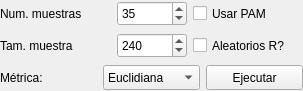
<?xml version="1.0" encoding="UTF-8"?>
<ui version="4.0">
 <class>CLARAForm</class>
 <widget class="QWidget" name="CLARAForm">
  <property name="geometry">
   <rect>
    <x>0</x>
    <y>0</y>
    <width>303</width>
    <height>91</height>
   </rect>
  </property>
  <property name="minimumSize">
   <size>
    <width>303</width>
    <height>0</height>
   </size>
  </property>
  <property name="windowTitle">
   <string>Clara</string>
  </property>
  <layout class="QVBoxLayout" name="verticalLayout">
   <property name="spacing">
    <number>6</number>
   </property>
   <property name="sizeConstraint">
    <enum>QLayout::SetNoConstraint</enum>
   </property>
   <property name="leftMargin">
    <number>0</number>
   </property>
   <property name="topMargin">
    <number>0</number>
   </property>
   <property name="rightMargin">
    <number>0</number>
   </property>
   <property name="bottomMargin">
    <number>0</number>
   </property>
   <item>
    <layout class="QHBoxLayout" name="qhbl_config">
     <property name="spacing">
      <number>6</number>
     </property>
     <item>
      <widget class="QLabel" name="qlbl_muestras">
       <property name="minimumSize">
        <size>
         <width>75</width>
         <height>0</height>
        </size>
       </property>
       <property name="maximumSize">
        <size>
         <width>130</width>
         <height>32</height>
        </size>
       </property>
       <property name="text">
        <string>Num. muestras</string>
       </property>
      </widget>
     </item>
     <item>
      <widget class="QSpinBox" name="qsbx_muestras">
       <property name="maximumSize">
        <size>
         <width>70</width>
         <height>25</height>
        </size>
       </property>
       <property name="whatsThis">
        <string comment="Cantidad de muestras con las que se construiran los clusters." extracomment="Cantidad de muestras con las que se construiran los clusters."/>
       </property>
       <property name="specialValueText">
        <string comment="Número de muestras que serán extraidas del dataset" extracomment="Número de muestras que serán extraidas del dataset"/>
       </property>
       <property name="accelerated">
        <bool>true</bool>
       </property>
       <property name="minimum">
        <number>5</number>
       </property>
       <property name="maximum">
        <number>250</number>
       </property>
       <property name="value">
        <number>35</number>
       </property>
      </widget>
     </item>
     <item>
      <widget class="QCheckBox" name="qcbx_pam">
       <property name="maximumSize">
        <size>
         <width>125</width>
         <height>25</height>
        </size>
       </property>
       <property name="text">
        <string>Usar PAM</string>
       </property>
      </widget>
     </item>
    </layout>
   </item>
   <item>
    <layout class="QHBoxLayout" name="qhbl_flags">
     <item>
      <widget class="QLabel" name="qlbl_tamMuestra">
       <property name="minimumSize">
        <size>
         <width>90</width>
         <height>0</height>
        </size>
       </property>
       <property name="maximumSize">
        <size>
         <width>130</width>
         <height>32</height>
        </size>
       </property>
       <property name="text">
        <string>Tam. muestra</string>
       </property>
      </widget>
     </item>
     <item>
      <widget class="QSpinBox" name="qsbx_tamMuestra">
       <property name="maximumSize">
        <size>
         <width>70</width>
         <height>25</height>
        </size>
       </property>
       <property name="whatsThis">
        <string comment="Cantidad de observaciones que compondrán cada muestra." extracomment="Cantidad de observaciones que compondrán cada muestra."/>
       </property>
       <property name="specialValueText">
        <string comment="Número de observaciones en cada muestra, debe por lo menos estar entre el número cluster y la cantidad de observaciones en el dataset" extracomment="Número de observaciones en cada muestra, debe por lo menos estar entre el número cluster y la cantidad de observaciones en el dataset"/>
       </property>
       <property name="minimum">
        <number>100</number>
       </property>
       <property name="maximum">
        <number>99999</number>
       </property>
       <property name="value">
        <number>240</number>
       </property>
      </widget>
     </item>
     <item>
      <widget class="QCheckBox" name="qcbx_aleatorios">
       <property name="maximumSize">
        <size>
         <width>125</width>
         <height>25</height>
        </size>
       </property>
       <property name="text">
        <string>Aleatorios R?</string>
       </property>
      </widget>
     </item>
    </layout>
   </item>
   <item>
    <layout class="QHBoxLayout" name="qhbl_metricas">
     <property name="spacing">
      <number>6</number>
     </property>
     <item>
      <widget class="QLabel" name="qlbl_metrica">
       <property name="minimumSize">
        <size>
         <width>90</width>
         <height>0</height>
        </size>
       </property>
       <property name="maximumSize">
        <size>
         <width>130</width>
         <height>32</height>
        </size>
       </property>
       <property name="text">
        <string>Métrica:</string>
       </property>
      </widget>
     </item>
     <item>
      <widget class="QComboBox" name="qcbx_metrica">
       <property name="maximumSize">
        <size>
         <width>125</width>
         <height>25</height>
        </size>
       </property>
       <property name="whatsThis">
        <string comment="Especifica el tipo de métrica para calcular la disimulitud." extracomment="Especifica el tipo de métrica para calcular la disimulitud."/>
       </property>
       <property name="currentText">
        <string>Euclidiana</string>
       </property>
       <item>
        <property name="text">
         <string comment="Distancia como la raíz de la suma de cuadrados de las diferencias." extracomment="Distancia como la raíz de la suma de cuadrados de las diferencias.">Euclidiana</string>
        </property>
       </item>
       <item>
        <property name="text">
         <string comment="Distancia como la suma de las diferencias absolutas" extracomment="Distancia como la suma de las diferencias absolutas">Manhatan</string>
        </property>
       </item>
      </widget>
     </item>
     <item>
      <widget class="QPushButton" name="qpbt_ejecutar">
       <property name="minimumSize">
        <size>
         <width>90</width>
         <height>25</height>
        </size>
       </property>
       <property name="maximumSize">
        <size>
         <width>120</width>
         <height>16777215</height>
        </size>
       </property>
       <property name="text">
        <string>Ejecutar</string>
       </property>
      </widget>
     </item>
    </layout>
   </item>
  </layout>
  <zorder></zorder>
  <zorder></zorder>
 </widget>
 <resources/>
 <connections/>
</ui>
